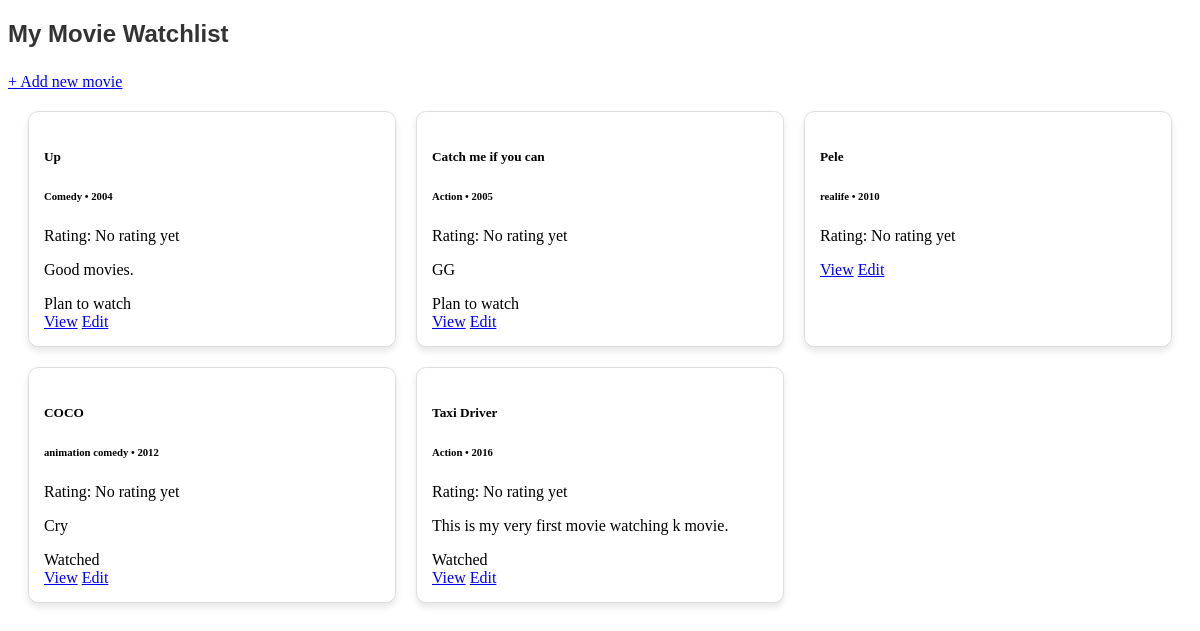
Before: /movies with the older database file.
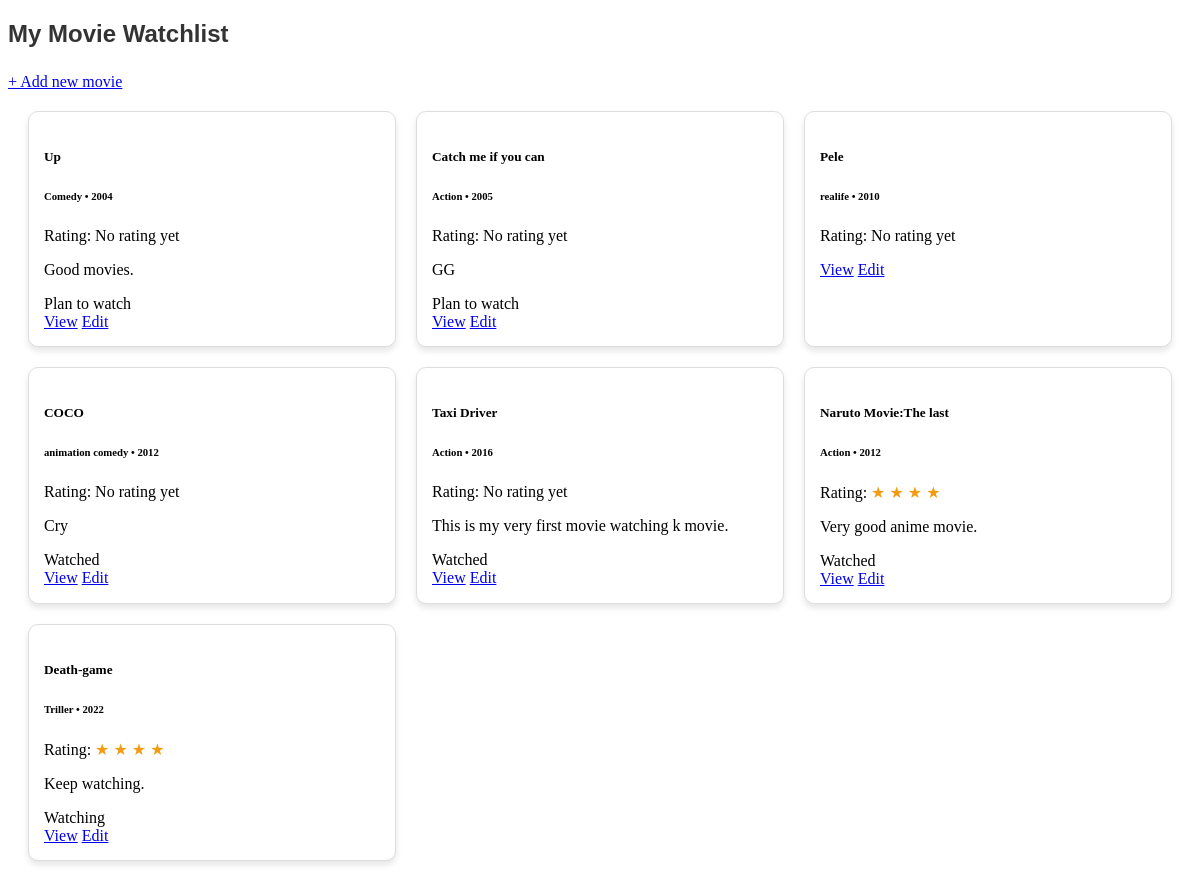
After: the same page with the newer database file.
### tables this page shows
CREATE TABLE movies (
            id INTEGER PRIMARY KEY AUTOINCREMENT,
            title TEXT NOT NULL,
            genre TEXT,
            release_year INTEGER,
            rating INTEGER,
            status TEXT NOT NULL,
            notes TEXT
        );

### endpoint/movies.py (the view)
@movies_bp.route('/movies', methods=['GET', 'POST'])
def index():
    movies = get_all_movies_service()
    return render_template('index.html', movies=movies)

### business_logic/movie_service.py (called while the page is built)
def get_all_movies_service():
    conn = get_db_connection()
    movies = conn.execute('SELECT * FROM movies').fetchall()
    conn.close
    return movies

### data_access/movie_repository.py (called while the page is built)
def get_db_connection():
    conn = sqlite3.connect(DATABASE)
    conn.row_factory = sqlite3.Row
    return conn

### templates/index.html (shortened to what this page needs)
<!DOCTYPE html>
<html lang="en">
<head>
    <link rel="stylesheet" href="{{ url_for('static', filename='css/style.css') }}">
</head>
<body class="container mt-5">
    <h2>My Movie Watchlist</h2>
    <a href="{{ url_for('movies.create') }}" class="btn btn-primary mb-3"> + Add new movie</a>
    <div class="movie-grid">
    {% for movie in movies %}
    <div class="movie-card">
        <div class="card h-100 shadow-sm">
            <div class="card-body">
                <h5 class="card-title">{{ movie['title'] }}</h5>
                <h6 class="card-subtitle mb-2 text-muted">{{ movie['genre'] }} • {{ movie['release_year'] }}</h6>
                <p>
                    Rating:
                    {% if movie['rating'] %}
                        {% for i in range(movie['rating'] | int) %}
                            <span style="color: #f39c12;">★</span>
                        {% endfor %}
                    {% else %}
                        <span>No rating yet</span>
                    {% endif %}
                </p>
                <p class="card-text">{{ movie['notes'] }}</p>
                <span class="badge bg-info text-dark">{{ movie['status'] }}</span>
            </div>
            <div class="card-footer bg-transparent border-top-0">
                <a href="/movies/view/{{ movie['id'] }}" class="btn btn-sm btn-outline-primary">View</a>
                <a href="/movies/edit/{{ movie['id'] }}" class="btn btn-sm btn-outline-secondary">Edit</a>
            </div>
        </div>
    </div>
    {% endfor %}
</div>
</body>
</html>

### static/css/style.css (style rules this page uses)
.movie-grid { display: grid; grid-template-columns: repeat(auto-fill, minmax(300px, 1fr)); gap: 20px; padding: 20px; }
.movie-card { border: 1px solid #ddd; border-radius: 10px; padding: 15px; box-shadow: 0 4px 6px rgba(0,0,0,0.1); background-color: #fff; transition: transform 0.2s; }
h2 { margin-bottom: 25px; color: #333; font-family: sans-serif; }

Changed rows visible on the page:
added movies: title "Naruto Movie:The last", genre "Action", release_year "2012", rating 4 (drawn), notes "Very good anime movie.", status "Watched"
added movies: title "Death-game", genre "Triller", release_year "2022", rating 4 (drawn), notes "Keep watching.", status "Watching"
